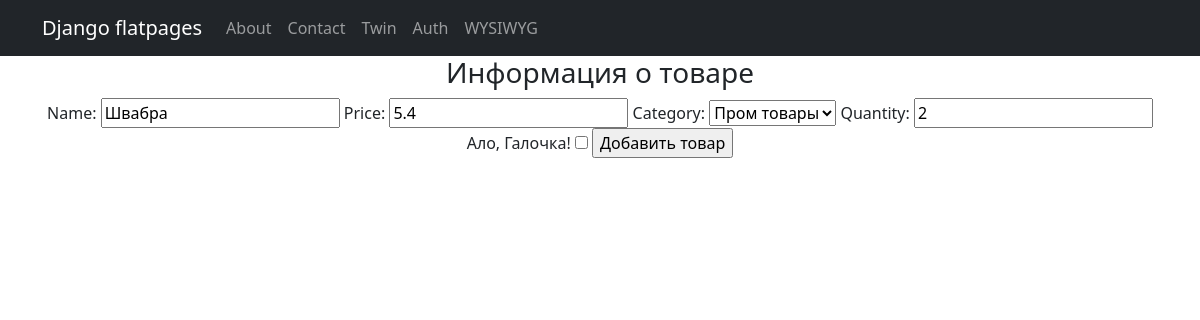
The app's page /products/create/4, older data.
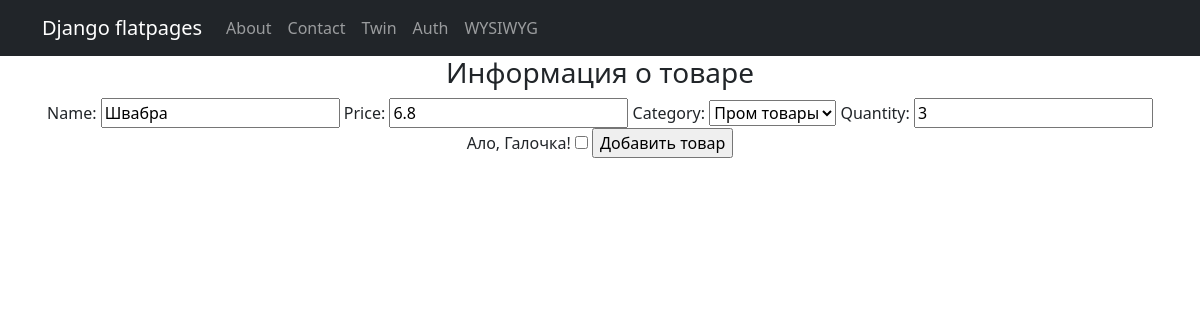
The same page, newer data.
### simpleapp/models.py (models this page shows, shortened)
class Product(models.Model):
    name = models.CharField(max_length=200)
    description = models.TextField()
    quantity = models.IntegerField(validators=[MinValueValidator(0, 'Quantity should be >= 0')])
    price = models.FloatField(validators=[MinValueValidator(0.0, 'Price should be >= 0.0')])
    category = models.ForeignKey('Category', on_delete=models.CASCADE)

class Category(models.Model):
    name = models.CharField(max_length=200)
    def __str__(self):
        return f'{self.name}'

### simpleapp/views.py (the view)
# urls.py: path('create/<int:pk>', ProductUpdateView.as_view(), name='product_update'),
class ProductUpdateView(UpdateView):
    template_name = 'sample_app/product_create.html'
    form_class = ProductForm
    def get_object(self, **kwargs):
        id = self.kwargs.get('pk')
        return Product.objects.get(pk=id)

### simpleapp/forms.py
class ProductForm(ModelForm):
    check_box = BooleanField(label='Ало, Галочка!')
    class Meta:
        model = Product
        fields = ['name', 'price', 'category', 'quantity', 'check_box']

### templates/sample_app/product_create.html (shortened to what this page needs)
{% extends 'flatpages/default.html' %}
{% block content %}
<h3>Информация о товаре</h3>
<form method="POST">
    {{ form }}
    <input type="submit" value="Добавить товар">
</form>
{% endblock content %}

Row changes from the older to the newer data that the page shows:
changed Product "Пром товары": price "5.4" → "6.8"; quantity "2" → "3"
